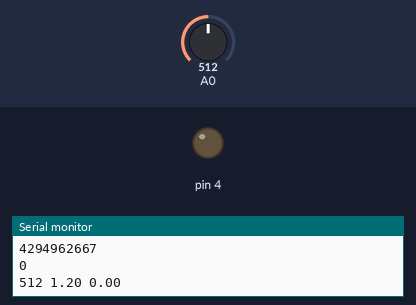
Simulated run of this sketch. Board: Arduino Uno, built with avr-gcc and run on an emulated ATmega328P. Parts: output pins drawn as LEDs (lit = HIGH), the last lines printed to the serial monitor. The inputs (shaded band) are chosen by the test bench; at power-on: A0 = 512.

Above: at 1.2 s.
1.3 s: A0 set to 561
4.3 s: A0 set to 583
5.8 s: A0 set to 0
At 7.79 s:
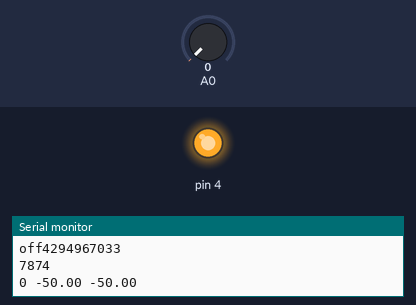
Timing chart, 0 to 9.5 s (numbered marks = the images above; inputs shaded):
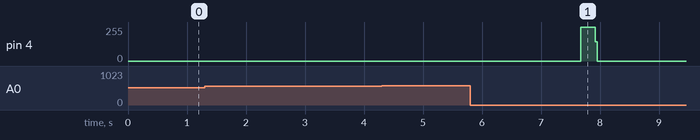

The sketch:

cricket.ino
```cpp
/* cricket

    CSE 132 - Assignment 3

    Fill this out so we know whose assignment this is.

    Name: Michael Billington
    WUSTL Key: mbillington

    and if two are partnered together

    Name: Liam Joyce
    WUSTL Key:joyce.l
*/

unsigned long loopEndTime = 0;
long loopEndTimeTwo = 0;
//unsigned long loopEndTimeThree = 0;
const unsigned long deltaTime = 250;
const float twentyFive = 25;
const int FILTER_COUNTS = 6;
int count = 0;
float temps[FILTER_COUNTS];
unsigned long BLINK_DURATION = 200;
unsigned long interval = 0;
const int thousand = 1000;
const int thirty = 30;
float temperature;
boolean cricket;

void setup() {
  Serial.begin(9600);
  analogReference(INTERNAL);
  pinMode(A0, INPUT_PULLUP);
  pinMode(4, OUTPUT);
}

void loop() {
  while (true) {
    if (millis() > loopEndTime) {
      loopEndTime += deltaTime;
      Serial.println(interval);
      Serial.println(loopEndTimeTwo);
      readTemp();
    }

    if (millis() > 3000) {
      if (millis() > loopEndTimeTwo) {
        if (cricket) {
          loopEndTimeTwo += BLINK_DURATION;
          digitalWrite(4, HIGH);
          Serial.print("off");
          cricket = false;
        }
        else {
          loopEndTimeTwo += (interval - BLINK_DURATION);
          digitalWrite(4, LOW);
          cricket = true;
        }
      }
    }
  }
}

void readTemp() {
  temperature = (twentyFive + ((analogRead(A0) - 750) * .1));
  float total;
  temps[count % FILTER_COUNTS] = temperature;
  count++;
  if (count > 6) {
    for (int i = 0; i < FILTER_COUNTS; ++i) {
      total = total + temps[i];
    }
  }
  float rollingAverage = total / FILTER_COUNTS;
  interval = 100 * (thousand * (1 / (7 * temperature - thirty)));
  Serial.print(analogRead(A0));
  Serial.print(" ");
  Serial.print(temperature);
  Serial.print(" ");
  Serial.print(rollingAverage);
  Serial.println();
}
```
